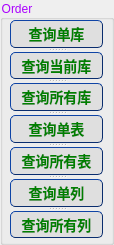
   <widget class="QGroupBox" name="groupBox_3">
    <property name="geometry">
     <rect>
      <x>758</x>
      <y>185</y>
      <width>114</width>
      <height>245</height>
     </rect>
    </property>
    <property name="styleSheet">
     <string notr="true">    /* 前景色 */  
    color:rgb(170, 0, 255)
</string>
    </property>
    <property name="title">
     <string>Order</string>
    </property>
    <widget class="QSplitter" name="splitter_4">
     <property name="geometry">
      <rect>
       <x>10</x>
       <y>20</y>
       <width>93</width>
       <height>218</height>
      </rect>
     </property>
     <property name="orientation">
      <enum>Qt::Vertical</enum>
     </property>
     <widget class="QPushButton" name="single_databases">
      <property name="styleSheet">
       <string notr="true">QPushButton
{  
    /* 前景色 */  
    color:green;  
 
    /* 背景色 */  
    background-color:rgb(223,223,223);  
 
    /* 边框风格 */  
    border-style:outset;  
 
    /* 边框宽度 */  
    border-width:0.5px;  
 
    /* 边框颜色 */  
    border-color:rgb(10,45,110);  
 
    /* 边框倒角 */  
    border-radius:5px;  
 
    /* 字体 */  
    font:bold 14px;  
  
 
    /* 内边距 */  
    padding:4px;  
} 
 
/* 鼠标按下时的效果 */ 
QPushButton#pushButton:pressed 
{  
    /* 改变背景色 */  
    background-color:rgb(40,85,20);  
 
    /* 改变边框风格 */  
    border-style:inset;  
 
    /* 使文字有一点移动 */  
    padding-left:6px;  
    padding-top:6px;  
}
 
/* 按钮样式 */ 
QPushButton:flat 
{  
    border:2px solid red;  
} 
 
/*鼠标悬浮时的效果*/
QPushButton:hover
{
    color:#0000ff;
    background-color:rgb(210, 205, 205); /*改变背景色*/
    border-style:inset;/*改变边框风格*/
    padding-left:8px;
    padding-top:8px;
}</string>
      </property>
      <property name="text">
       <string>查询单库</string>
      </property>
     </widget>
     <widget class="QPushButton" name="current_databases">
      <property name="styleSheet">
       <string notr="true">QPushButton
{  
    /* 前景色 */  
    color:green;  
 
    /* 背景色 */  
    background-color:rgb(223,223,223);  
 
    /* 边框风格 */  
    border-style:outset;  
 
    /* 边框宽度 */  
    border-width:0.5px;  
 
    /* 边框颜色 */  
    border-color:rgb(10,45,110);  
 
    /* 边框倒角 */  
    border-radius:5px;  
 
    /* 字体 */  
    font:bold 14px;  
  
 
    /* 内边距 */  
    padding:4px;  
} 
 
/* 鼠标按下时的效果 */ 
QPushButton#pushButton:pressed 
{  
    /* 改变背景色 */  
    background-color:rgb(40,85,20);  
 
    /* 改变边框风格 */  
    border-style:inset;  
 
    /* 使文字有一点移动 */  
    padding-left:6px;  
    padding-top:6px;  
}
 
/* 按钮样式 */ 
QPushButton:flat 
{  
    border:2px solid red;  
} 
 
/*鼠标悬浮时的效果*/
QPushButton:hover
{
    color:#0000ff;
    background-color:rgb(210, 205, 205); /*改变背景色*/
    border-style:inset;/*改变边框风格*/
    padding-left:8px;
    padding-top:8px;
}</string>
      </property>
      <property name="text">
       <string>查询当前库</string>
      </property>
     </widget>
     <widget class="QPushButton" name="all_databases">
      <property name="styleSheet">
       <string notr="true">QPushButton
{  
    /* 前景色 */  
    color:green;  
 
    /* 背景色 */  
    background-color:rgb(223,223,223);  
 
    /* 边框风格 */  
    border-style:outset;  
 
    /* 边框宽度 */  
    border-width:0.5px;  
 
    /* 边框颜色 */  
    border-color:rgb(10,45,110);  
 
    /* 边框倒角 */  
    border-radius:5px;  
 
    /* 字体 */  
    font:bold 14px;  
  
 
    /* 内边距 */  
    padding:4px;  
} 
 
/* 鼠标按下时的效果 */ 
QPushButton#pushButton:pressed 
{  
    /* 改变背景色 */  
    background-color:rgb(40,85,20);  
 
    /* 改变边框风格 */  
    border-style:inset;  
 
    /* 使文字有一点移动 */  
    padding-left:6px;  
    padding-top:6px;  
}
 
/* 按钮样式 */ 
QPushButton:flat 
{  
    border:2px solid red;  
} 
 
/*鼠标悬浮时的效果*/
QPushButton:hover
{
    color:#0000ff;
    background-color:rgb(210, 205, 205); /*改变背景色*/
    border-style:inset;/*改变边框风格*/
    padding-left:8px;
    padding-top:8px;
}</string>
      </property>
      <property name="text">
       <string>查询所有库</string>
      </property>
     </widget>
     <widget class="QPushButton" name="single_tables">
      <property name="styleSheet">
       <string notr="true">QPushButton
{  
    /* 前景色 */  
    color:green;  
 
    /* 背景色 */  
    background-color:rgb(223,223,223);  
 
    /* 边框风格 */  
    border-style:outset;  
 
    /* 边框宽度 */  
    border-width:0.5px;  
 
    /* 边框颜色 */  
    border-color:rgb(10,45,110);  
 
    /* 边框倒角 */  
    border-radius:5px;  
 
    /* 字体 */  
    font:bold 14px;  
  
 
    /* 内边距 */  
    padding:4px;  
} 
 
/* 鼠标按下时的效果 */ 
QPushButton#pushButton:pressed 
{  
    /* 改变背景色 */  
    background-color:rgb(40,85,20);  
 
    /* 改变边框风格 */  
    border-style:inset;  
 
    /* 使文字有一点移动 */  
    padding-left:6px;  
    padding-top:6px;  
}
 
/* 按钮样式 */ 
QPushButton:flat 
{  
    border:2px solid red;  
} 
 
/*鼠标悬浮时的效果*/
QPushButton:hover
{
    color:#0000ff;
    background-color:rgb(210, 205, 205); /*改变背景色*/
    border-style:inset;/*改变边框风格*/
    padding-left:8px;
    padding-top:8px;
}</string>
      </property>
      <property name="text">
       <string>查询单表</string>
      </property>
     </widget>
     <widget class="QPushButton" name="all_tables">
      <property name="styleSheet">
       <string notr="true">QPushButton
{  
    /* 前景色 */  
    color:green;  
 
    /* 背景色 */  
    background-color:rgb(223,223,223);  
 
    /* 边框风格 */  
    border-style:outset;  
 
    /* 边框宽度 */  
    border-width:0.5px;  
 
    /* 边框颜色 */  
    border-color:rgb(10,45,110);  
 
    /* 边框倒角 */  
    border-radius:5px;  
 
    /* 字体 */  
    font:bold 14px;  
  
 
    /* 内边距 */  
    padding:4px;  
} 
 
/* 鼠标按下时的效果 */ 
QPushButton#pushButton:pressed 
{  
    /* 改变背景色 */  
    background-color:rgb(40,85,20);  
 
    /* 改变边框风格 */  
    border-style:inset;  
 
    /* 使文字有一点移动 */  
    padding-left:6px;  
    padding-top:6px;  
}
 
/* 按钮样式 */ 
QPushButton:flat 
{  
    border:2px solid red;  
} 
 
/*鼠标悬浮时的效果*/
QPushButton:hover
{
    color:#0000ff;
    background-color:rgb(210, 205, 205); /*改变背景色*/
    border-style:inset;/*改变边框风格*/
    padding-left:8px;
    padding-top:8px;
}</string>
      </property>
      <property name="text">
       <string>查询所有表</string>
      </property>
     </widget>
     <widget class="QPushButton" name="single_columns">
      <property name="styleSheet">
       <string notr="true">QPushButton
{  
    /* 前景色 */  
    color:green;  
 
    /* 背景色 */  
    background-color:rgb(223,223,223);  
 
    /* 边框风格 */  
    border-style:outset;  
 
    /* 边框宽度 */  
    border-width:0.5px;  
 
    /* 边框颜色 */  
    border-color:rgb(10,45,110);  
 
    /* 边框倒角 */  
    border-radius:5px;  
 
    /* 字体 */  
    font:bold 14px;  
  
 
    /* 内边距 */  
    padding:4px;  
} 
 
/* 鼠标按下时的效果 */ 
QPushButton#pushButton:pressed 
{  
    /* 改变背景色 */  
    background-color:rgb(40,85,20);  
 
    /* 改变边框风格 */  
    border-style:inset;  
 
    /* 使文字有一点移动 */  
    padding-left:6px;  
    padding-top:6px;  
}
 
/* 按钮样式 */ 
QPushButton:flat 
{  
    border:2px solid red;  
} 
 
/*鼠标悬浮时的效果*/
QPushButton:hover
{
    color:#0000ff;
    background-color:rgb(210, 205, 205); /*改变背景色*/
    border-style:inset;/*改变边框风格*/
    padding-left:8px;
    padding-top:8px;
}</string>
      </property>
      <property name="text">
       <string>查询单列</string>
      </property>
     </widget>
     <widget class="QPushButton" name="all_columns">
      <property name="styleSheet">
       <string notr="true">QPushButton
{  
    /* 前景色 */  
    color:green;  
 
    /* 背景色 */  
    background-color:rgb(223,223,223);  
 
    /* 边框风格 */  
    border-style:outset;  
 
    /* 边框宽度 */  
    border-width:0.5px;  
 
    /* 边框颜色 */  
    border-color:rgb(10,45,110);  
 
    /* 边框倒角 */  
    border-radius:5px;  
 
    /* 字体 */  
    font:bold 14px;  
  
 
    /* 内边距 */  
    padding:4px;  
} 
 
/* 鼠标按下时的效果 */ 
QPushButton#pushButton:pressed 
{  
    /* 改变背景色 */  
    background-color:rgb(40,85,20);  
 
    /* 改变边框风格 */  
    border-style:inset;  
 
    /* 使文字有一点移动 */  
    padding-left:6px;  
    padding-top:6px;  
}
 
/* 按钮样式 */ 
QPushButton:flat 
{  
    border:2px solid red;  
} 
 
/*鼠标悬浮时的效果*/
QPushButton:hover
{
    color:#0000ff;
    background-color:rgb(210, 205, 205); /*改变背景色*/
    border-style:inset;/*改变边框风格*/
    padding-left:8px;
    padding-top:8px;
}</string>
      </property>
      <property name="text">
       <string>查询所有列</string>
      </property>
     </widget>
    </widget>
   </widget>
